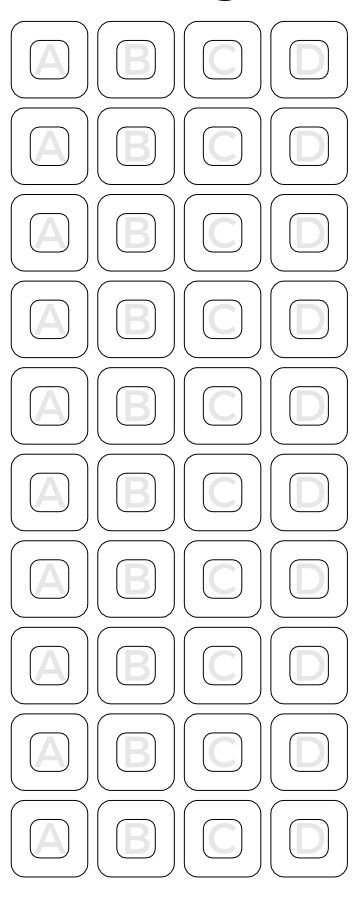
#> input picture research/mark_generator/v3/data/input/answer_boxes.jpg, 360 x 900 px
$ python step1.py
#> lines starting #> are read from the running program, lines starting #| are printed output that depends on the picture; after the words box and inside, x2 and y2 are one past the last pixel; in counts of white or black regions, pixels touching at a corner belong together; long printed decimals are rounded
from PIL import Image
import cv2
import numpy as np
import os

os.makedirs(f'data/output/', exist_ok=True)
os.makedirs(f'data/output/extract', exist_ok=True)
# Load the image
image_path = 'data/input/answer_boxes.jpg'
image = Image.open(image_path)
#> image is the input picture: PIL image 360x900 RGB; min 0, max 255, mean 240.5

# Display the image (optional)
image.show()

# Convert the image to grayscale
gray_image = cv2.cvtColor(np.array(image), cv2.COLOR_BGR2GRAY)

# Use Canny edge detection
edges = cv2.Canny(gray_image, 50, 150)
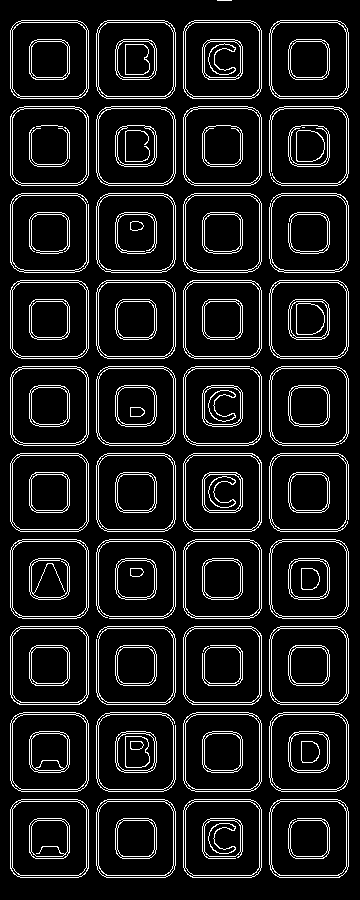
#> edges: shape (900, 360); 10.7% white in thin lines or dots

# Find contours
contours, _ = cv2.findContours(edges, cv2.RETR_EXTERNAL, cv2.CHAIN_APPROX_SIMPLE)
#> contours = 42 contours, 1 with area under 20; largest, box (x1, y1, x2, y2) and area: (269, 539, 349, 619) 6041, (96, 193, 176, 273) 6040, (96, 106, 176, 186) 6040, (269, 712, 349, 792) 6040, (96, 366, 176, 446) 6010

box_sizes = []
for contour in contours:
    x, y, w, h = cv2.boundingRect(contour)
    if w > 10 and h > 10:  # Filter out small boxes
        box_sizes.append((w, h))
#> this loop made 42 passes
#> (x, y, w, h) on passes 1 to 12: (269, 799, 80, 79), (183, 799, 79, 79), (96, 799, 80, 79), (10, 799, 79, 79), (269, 712, 80, 80), (183, 712, 79, 80), (96, 712, 80, 80), (10, 712, 79, 80), (269, 626, 80, 79), (183, 626, 79, 79), (96, 626, 80, 79), (10, 626, 79, 79)
#> (contour, x, y, w, h) on pass 42: ([[217, 0], [231, 0]], 217, 0, 15, 1)
#> after the loop, box_sizes = 41 pairs, first value 42 to 80, second value 42 to 80

mean_width = np.mean([size[0] for size in box_sizes])
#> mean_width = 78.59
mean_height = np.mean([size[1] for size in box_sizes])
#> mean_height = 78.59
print(f"Mean box size: Width = {mean_width}, Height = {mean_height}")
#| Mean box size: Width = 78.585, Height = 78.585

# Find the smallest, largest, and middle y-coordinate in contours
y_coordinates = [cv2.boundingRect(contour)[1] for contour in contours if cv2.boundingRect(contour)[3] > 10 and cv2.boundingRect(contour)[2] > 10]
#> y_coordinates = 41 values, max 799 at index 0, min 20 at index 37, mean 402.5
if y_coordinates:
    min_y = min(y_coordinates)
#> min_y = 20
    max_y = max(y_coordinates)
#> max_y = 799
    mid_y = np.median(y_coordinates)
#> mid_y = 366
    print(f"Smallest y-coordinate: {min_y}")
#| Smallest y-coordinate: 20
    print(f"Largest y-coordinate: {max_y}")
#| Largest y-coordinate: 799
    print(f"Middle y-coordinate: {mid_y}")
#| Middle y-coordinate: 366.0

# Get the center and area around each box
box_areas = []
for contour in contours:
    x, y, w, h = cv2.boundingRect(contour)
    if w > 10 and h > 10:  # Filter out small boxes
        if not (min_y - 0.1 * min_y <= y <= min_y + 0.1 * min_y or
            max_y - 0.1 * max_y <= y <= max_y + 0.1 * max_y or
            mid_y - 0.1 * mid_y <= y <= mid_y + 0.1 * mid_y):
            continue
        center_x = x + w // 2
        center_y = y + h // 2
        area = gray_image[center_y-h:center_y+h, center_x-w:center_x+w]
        if center_y - h < 0 or center_y + h > gray_image.shape[0] or center_x - w < 0 or center_x + w > gray_image.shape[1]:
            padded_image = cv2.copyMakeBorder(gray_image, h, h, w, w, cv2.BORDER_CONSTANT, value=[255, 255, 255])
            center_y += h
            center_x += w
            # w = int(w * 2 / 3)
            # h = int(h * 2 / 3)
            area = padded_image[center_y-h:center_y+h, center_x-w:center_x+w]
        else:
            # w = int(w * 2 / 3)
            # h = int(h * 2 / 3)
            area = gray_image[center_y-h:center_y+h, center_x-w:center_x+w]
        try:
            cv2.imwrite(f'data/output/extract/box_{center_x}_{center_y}.jpg', area)
        except:
            pass
#> this loop made 42 passes
#> (x, y, w, h, center_x, center_y) on passes 1, 2, 3, 4, 21, 22, 23, 24, 38, 39, 40, 41: (269, 799, 80, 79, 389, 917), (183, 799, 79, 79, 301, 917), (96, 799, 80, 79, 216, 917), (10, 799, 79, 79, 128, 917), (269, 366, 80, 80, 389, 486), (183, 366, 79, 80, 222, 406), (96, 366, 80, 80, 136, 406), (10, 366, 79, 80, 128, 486), (269, 20, 80, 79, 389, 138), (183, 20, 79, 79, 301, 138), (96, 20, 80, 79, 216, 138), (10, 20, 79, 79, 128, 138)
#> pass 1, `area = gray_image[center_y-h:center_y+h, center_x-w:center_x+w]`:
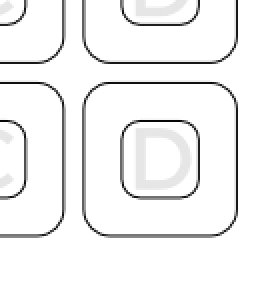
#> area: shape (141, 131) (shown 2 times larger); min 5, max 255, mean 242.1
#> pass 1, `padded_image = cv2.copyMakeBorder(gray_image, h, h, w, w, cv2.BORDER_C..`:
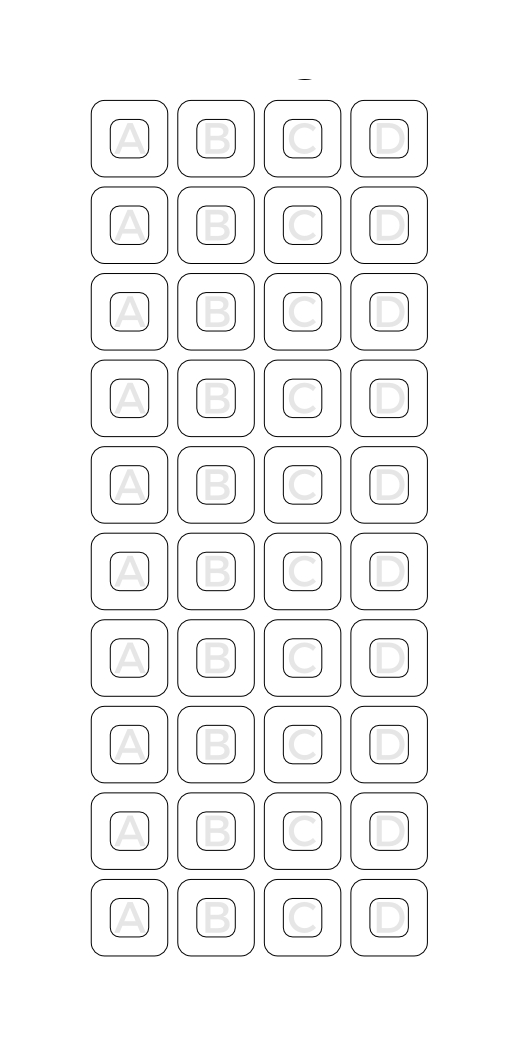
#> padded_image: shape (1058, 520); min 0, max 255, mean 246.5
#> pass 1, `area = padded_image[center_y-h:center_y+h, center_x-w:center_x+w]`:
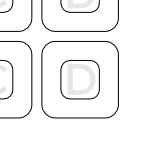
#> area: shape (158, 160); min 5, max 255, mean 245.6
#> pass 2, `area = gray_image[center_y-h:center_y+h, center_x-w:center_x+w]`:
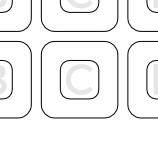
#> area: shape (141, 158); min 5, max 255, mean 241.3

# Example: Print the center and area shape of the first box
if box_areas:
    first_box = box_areas[0]
    print(f"Center of first box: (x = {first_box[0]}, y = {first_box[1]})")
    print(f"Area shape of first box: {first_box[2].shape}")

$ run again, with research/mark_generator/v3/data/input/index_boxes.jpg copied over research/mark_generator/v3/data/input/answer_boxes.jpg
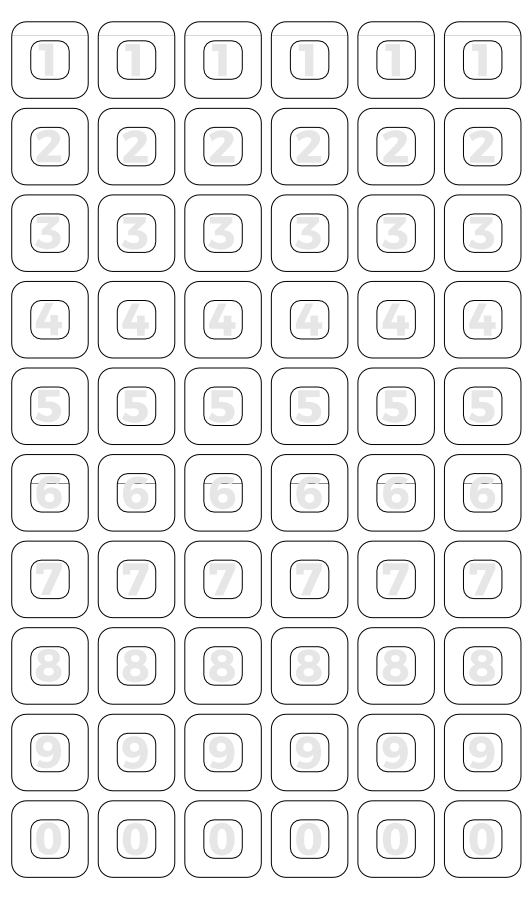
#> input picture research/mark_generator/v3/data/input/index_boxes.jpg, 532 x 900 px
#> image is the input picture: PIL image 532x900 RGB; min 0, max 255, mean 240.1
#> `edges = cv2.Canny(gray_image, 50, 150)`:
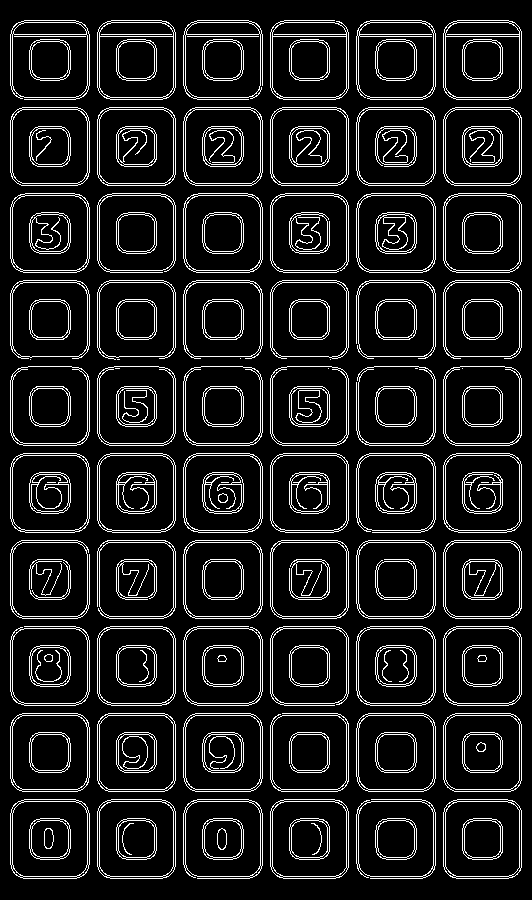
#> edges: shape (900, 532); 11.2% white in thin lines or dots
#> contours = 64 contours, 4 with area under 20; largest, box (x1, y1, x2, y2) and area: (183, 453, 263, 533) 6012, (183, 193, 263, 273) 6012, (356, 193, 436, 273) 6012, (10, 799, 90, 879) 6011, (10, 453, 90, 533) 6010
#> the loop `for contour in contours:` made 64 passes
#> (x, y, w, h) on passes 1 to 8: (443, 799, 79, 80), (356, 799, 80, 80), (270, 799, 79, 80), (183, 799, 80, 80), (97, 799, 79, 80), (10, 799, 80, 80), (443, 713, 79, 79), (356, 713, 80, 79)
#> after the loop `for contour in contours:`: box_sizes = 60 pairs, first value 79 to 80, second value 79 to 80
#> mean_width = 79.5
#> mean_height = 79.62
#| Mean box size: Width = 79.5, Height = 79.617
#> y_coordinates = 60 values, max 799 at index 0, min 20 at index 54, mean 409.7
#> min_y = 20
#> max_y = 799
#> mid_y = 409.5
#| Smallest y-coordinate: 20
#| Largest y-coordinate: 799
#| Middle y-coordinate: 409.5
#> the loop `for contour in contours:` made 64 passes
#> (x, y, w, h, center_x, center_y) on passes 1, 2, 3, 4, 5, 6, 59, 60: (443, 799, 79, 80, 561, 919), (356, 799, 80, 80, 476, 919), (270, 799, 79, 80, 388, 919), (183, 799, 80, 80, 303, 919), (97, 799, 79, 80, 215, 919), (10, 799, 80, 80, 130, 919), (443, 20, 79, 80, 561, 140), (356, 20, 80, 80, 476, 140)
#> pass 2, `area = gray_image[center_y-h:center_y+h, center_x-w:center_x+w]`:
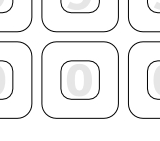
#> area: shape (141, 160); min 6, max 255, mean 241.2
